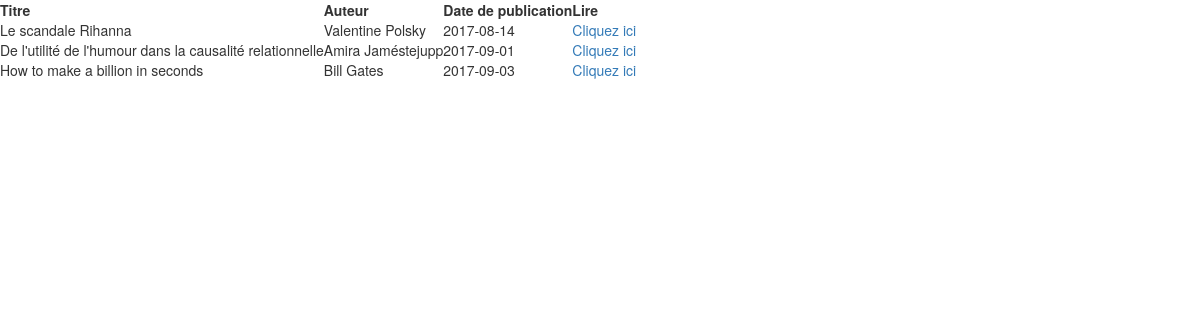
/articles/listearticle.php, run on the app's committed database.
### tables this page shows
CREATE TABLE `articles` (
  `id` int(11) NOT NULL,
  `author` varchar(50) NOT NULL,
  `title` varchar(100) NOT NULL,
  `DoP` date NOT NULL,
  `subject` varchar(50) NOT NULL,
  `content` mediumtext NOT NULL
);

### articles/listearticle.php (the view, shortened to what this page needs)
<?php
require('bdd.inc.php');
$getAllArticles = $bdd->query("SELECT * FROM articles ORDER BY DoP");
$articleList = $getAllArticles->fetchAll(PDO::FETCH_ASSOC);
?>
<!DOCTYPE html>
<html lang="en">
<head>
	<link rel="stylesheet" href="style/style.css">
        <link rel="stylesheet" href="https://maxcdn.bootstrapcdn.com/bootstrap/3.3.7/css/bootstrap.min.css">
    </head>
    <body>
<?php
    if(!empty($articleList))
    {
        echo '<table class="movietable">';
        echo '<tr><th>Titre</th><th>Auteur</th><th>Date de publication</th><th>Lire</th></tr>';
        foreach($articleList as $article){
            echo '<tr><td>'.htmlspecialchars($article['title']).'</td><td>'.htmlspecialchars($article['author']).'</td><td>'.htmlspecialchars($article['DoP']).'</td><td><a href="articledetail.php?id='.htmlspecialchars($article['id']).'">Cliquez ici</a></td></tr>';
        }
        echo '</table>';
    } else {
        echo '<p style="color:red;">Il n\'y a pas d\'article dans la base de données actuellement.</p>';
    }
    ?>
    </body>
    </html>

### data on the page
articles: title "Le scandale Rihanna", author "Valentine Polsky", DoP "2017-08-14"
articles: title "De l'utilité de l'humour dans la causalité relationnelle", author "Amira Jaméstejupp", DoP "2017-09-01"
articles: title "How to make a billion in seconds", author "Bill Gates", DoP "2017-09-03"
